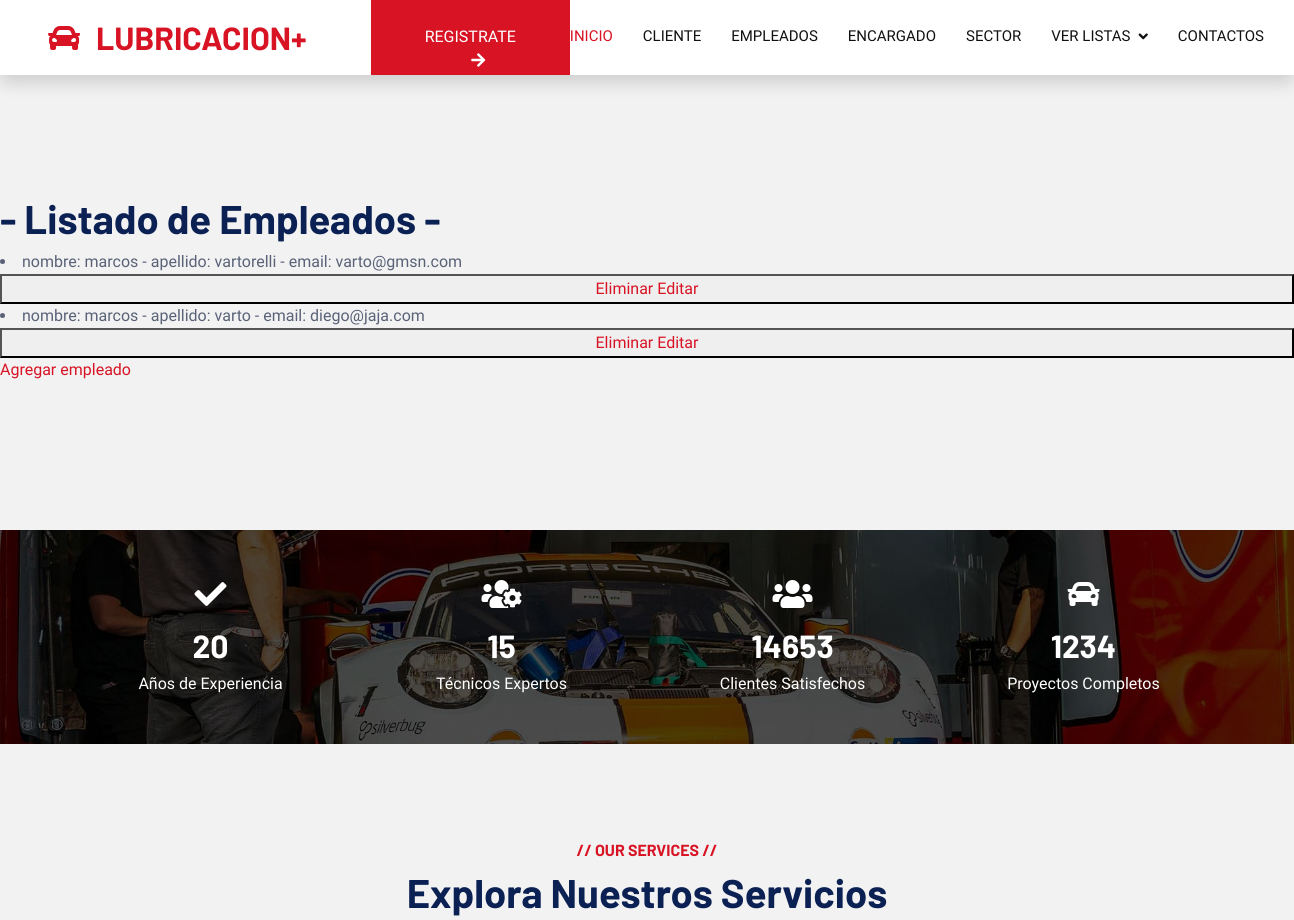
The app's page /AppFinal/verEmpleado (upper part), older data.
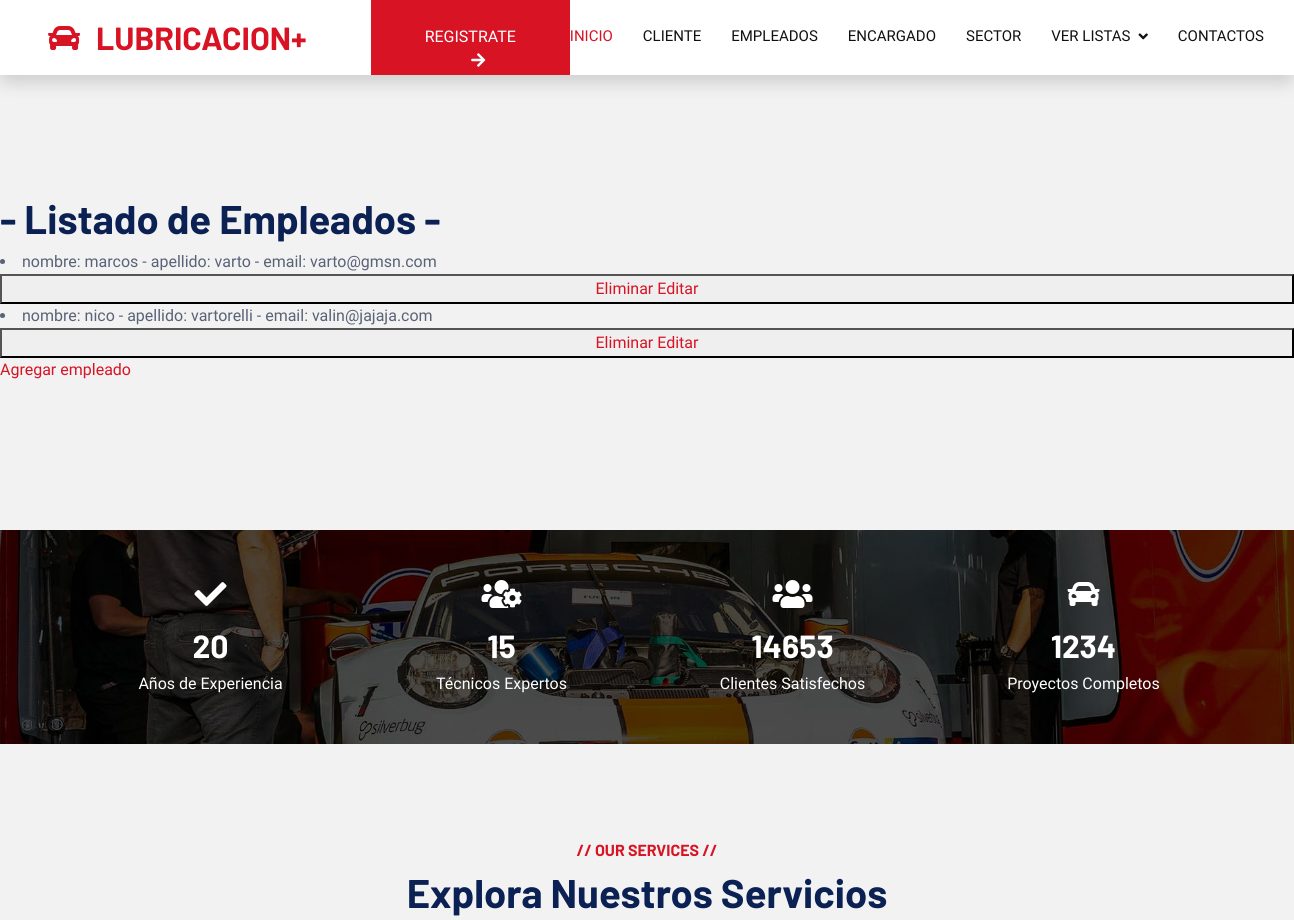
The same page, newer data.
### AppFinal/models.py (models this page shows)
class Empleado(models.Model):
    nombre_empleado = models.CharField(max_length=30)
    apellido_empleado = models.CharField(max_length=30)
    email = models.EmailField()
    def __str__(self):
        return f"nombre: {self.nombre_empleado} - apellido: {self.apellido_empleado} - email: {self.email}"

### AppFinal/views.py (the view)
# urls.py: path('verEmpleado', views.verEmpleado, name= 'verEmpleado'),
def verEmpleado(request):
    empleado = Empleado.objects.all()
    contexto= {"empleado":empleado}
    return render(request, "AppFinal/verEmpleado.html", contexto)

### AppFinal/templates/AppFinal/verEmpleado.html
{% extends "AppFinal/padre.html" %}
{% load static %}
{% block contenidoQueCambia %}
<h1> - Listado de Empleados -</h1>
<body>
    {% for c in empleado %}
    <li>{{c}}</li>
            <button>
        <a href="{% url 'eliminarEmpleado' c.nombre_empleado %}">Eliminar</a>
        <a href="{% url 'editarEmpleado' c.nombre_empleado %}">Editar</a>
        </button>
    {% endfor %}
     <br>
    <a href="empleado">Agregar empleado</a>
</body>
</html>
{% endblock %}

### AppFinal/templates/AppFinal/padre.html (shortened to what this page needs)
<!DOCTYPE html>
<html lang="en">
<head>
    {% load static %}
    <link href="https://cdnjs.cloudflare.com/ajax/libs/font-awesome/5.10.0/css/all.min.css" rel="stylesheet">
    <link href="https://cdn.jsdelivr.net/npm/bootstrap-icons@1.4.1/font/bootstrap-icons.css" rel="stylesheet">
    <link href="lib/animate/animate.min.css" rel="stylesheet">
    <link href="lib/owlcarousel/assets/owl.carousel.min.css" rel="stylesheet">
    <link href="lib/tempusdominus/css/tempusdominus-bootstrap-4.min.css" rel="stylesheet" />
    <link href="{% static 'AppFinal/css/bootstrap.min.css' %}" rel="stylesheet">
    <link href="{% static 'AppFinal/css/style.css' %}" rel="stylesheet">
</head>
<body>
    <nav class="navbar navbar-expand-lg bg-white navbar-light shadow sticky-top p-0">
        <a href="index.html" class="navbar-brand d-flex align-items-center px-4 px-lg-5">
            <h2 class="m-0 text-primary"><i class="fa fa-car me-3"></i>LUBRICACION+</h2>
        </a>
        <div class="collapse navbar-collapse" id="navbarCollapse">
            <div class="navbar-nav ms-auto p-4 p-lg-0">
                <a href="registro" class="btn btn-primary py-4 px-lg-5 d-none d-lg-block">REGISTRATE<i class="fa fa-arrow-right ms-3"></i></a>
                <a href="{% url 'inicio' %}" class="nav-item nav-link active">Inicio</a>
                <a href="{% url 'cliente' %}" class="nav-item nav-link">Cliente</a>
                <a href="{% url 'empleado' %}" class="nav-item nav-link">Empleados</a>
                <a href="{% url 'encargado' %}" class="nav-item nav-link">Encargado</a>
                <a href="{% url 'sector' %}" class="nav-item nav-link">Sector</a>
                <div class="nav-item dropdown">
                    <a href="#" class="nav-link dropdown-toggle" data-bs-toggle="dropdown">Ver Listas</a>
                </div>
                <a href="pagina404" class="nav-item nav-link">Contactos</a>
            </div>
        </div>
    </nav>
        <div class="container-fluid bg-light p-0">
            <div class="row gx-0 d-none d-lg-flex">
                <div class="col-lg-7 px-5 text-start">
                    <div class="h-100 d-inline-flex align-items-center py-3 me-4">
                <div class="col-lg-5 px-5 text-end">
                </div>
            </div>
        </div>
    {% block contenidoQueCambia %}
    {% endblock %}
    <div class="container-fluid p-0 mb-5" style="margin-top: 100px;">
    <div class="container-fluid fact bg-dark my-5 py-5">
        <div class="container">
            <div class="row g-4">
                <div class="col-md-6 col-lg-3 text-center wow fadeIn" data-wow-delay="0.1s">
                    <i class="fa fa-check fa-2x text-white mb-3"></i>
                    <h2 class="text-white mb-2" data-toggle="counter-up">20</h2>
                    <p class="text-white mb-0">Años de Experiencia</p>
                </div>
                <div class="col-md-6 col-lg-3 text-center wow fadeIn" data-wow-delay="0.3s">
                    <i class="fa fa-users-cog fa-2x text-white mb-3"></i>
                    <h2 class="text-white mb-2" data-toggle="counter-up">15</h2>
                    <p class="text-white mb-0">Técnicos Expertos</p>
                </div>
                <div class="col-md-6 col-lg-3 text-center wow fadeIn" data-wow-delay="0.5s">
                    <i class="fa fa-users fa-2x text-white mb-3"></i>
                    <h2 class="text-white mb-2" data-toggle="counter-up">14653</h2>
                    <p class="text-white mb-0"> Clientes Satisfechos</p>
                </div>
                <div class="col-md-6 col-lg-3 text-center wow fadeIn" data-wow-delay="0.7s">
                    <i class="fa fa-car fa-2x text-white mb-3"></i>
                    <h2 class="text-white mb-2" data-toggle="counter-up">1234</h2>
                    <p class="text-white mb-0">Proyectos  Completos</p>
                </div>
            </div>
        </div>
    </div>
    <div class="container-xxl service py-5">
        <div class="container">
            <div class="text-center wow fadeInUp" data-wow-delay="0.1s">
                <h6 class="text-primary text-uppercase">// Our Services //</h6>
                <h1 class="mb-5">Explora Nuestros Servicios</h1>
            </div>
        </div>
    </div>
</body>
</html>

### AppFinal/static/AppFinal/css/style.css (style rules this page uses)
:root { --primary: #D81324; --secondary: #0B2154; --light: #F2F2F2; --dark: #111111; }
.btn { font-weight: 500; text-transform: uppercase; transition: .5s; }
.btn.btn-primary, .btn.btn-secondary { color: #FFFFFF; }
.navbar .dropdown-toggle::after { border: none; content: "\f107"; font-family: "Font Awesome 5 Free"; font-weight: 900; vertical-align: middle; margin-left: 8px; }
.navbar-light .navbar-nav .nav-link { margin-right: 30px; padding: 25px 0; color: #FFFFFF; font-size: 15px; text-transform: uppercase; outline: none; }
.navbar-light .navbar-nav .nav-link:hover, .navbar-light .navbar-nav .nav-link.active { color: var(--primary); }
.navbar-light .navbar-brand, .navbar-light a.btn { height: 75px; }
.navbar-light .navbar-nav .nav-link { color: var(--dark); font-weight: 500; }
.navbar-light.sticky-top { top: -100px; transition: .5s; }
.fact { background: linear-gradient(rgba(0, 0, 0, .7), rgba(0, 0, 0, .7)), url(../img/carousel-bg-1.jpg); background-position: center center; background-repeat: no-repeat; background-size: cover; }

Row changes from the older to the newer data that the page shows:
removed Empleado: nombre_empleado+apellido_empleado+email "nombre: marcos - apellido: vartorelli - email: varto@gmsn.com"
removed Empleado: nombre_empleado+apellido_empleado+email "nombre: marcos - apellido: varto - email: diego@jaja.com"
added Empleado: nombre_empleado+apellido_empleado+email "nombre: marcos - apellido: varto - email: varto@gmsn.com"
added Empleado: nombre_empleado+apellido_empleado+email "nombre: nico - apellido: vartorelli - email: valin@jajaja.com"
